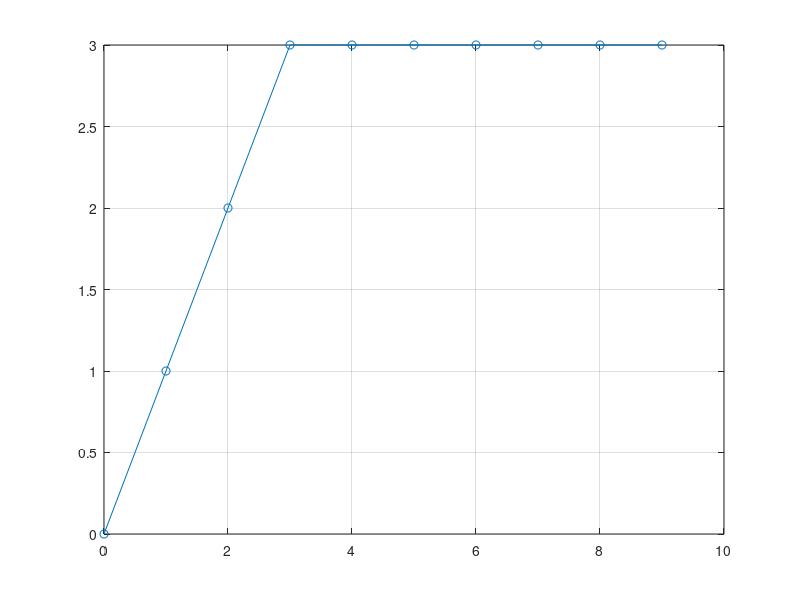

This chart was generated by the following MATLAB code: (Note: this script raises an error after producing the figure.)
clc
clear all
obs = [4.5, 0.5; 5.5,0.5];
point_ini = [0,0];
i = 1;
alpha = 1;
beta = 10;
point.layer(i).x(1) = point_ini(1);
point.layer(i).y(1) = point_ini(2);
end_length =10;
while i <end_length
    
    x = point.layer(i).x(1) + 1
    y_min = max(0, min(point.layer(i).y -1));
    y_max = min(5, max(point.layer(i).y + 1));
    temp = [];
    for j = 1:length(point.layer(i).x)
        for y = max(y_min, point.layer(i).y(1) - 1) : min(y_max, point.layer(i).y(1) + 1)
            cost = alpha * norm([1, (y - point.layer(i).y(1))]) + beta * abs(y-3);
            temp = [temp; [cost,x,y]];
        end
    end
    temp = sortrows(temp);
    i = i+1;
    for k = 1:size(temp,1)
        point.layer(i).x(k) = temp(k, 2);
        point.layer(i).y(k) = temp(k, 3);
    end
end

for i = 1: end_length
    plot_x(i) = point.layer(i).x(1);
    plot_y(i) = point.layer(i).y(1);
end

figure
plot(plot_x, plot_y,'-o')
grid on
path = [plot_x; plot_y]';
figure
for i = 0.25
    for j = 0.1
    alpha = i;
    beta = j;
    optPath=PathSmoothing(path,alpha, beta);
   
    plot(path(:,1),path(:,2),'*b');hold on;
    plot(optPath(:,1),optPath(:,2),'-or');hold on;
    axis([-1 7 -2 6])
    legend('Before','After');
    title('Path Smoothing');
    grid on;
    hold on;
    end
end
hold off


function optPath=PathSmoothing(path,alpha, beta)
optPath=path;%
torelance=0.00001;
change=torelance;
while abs(change)>=torelance 
    change=0;
    for ip=2:(length(path(:,1))-1) 
        prePath=optPath(ip,:);
        optPath(ip,:)=optPath(ip,:)-alpha*(optPath(ip,:)-path(ip,:));
        optPath(ip,:)=optPath(ip,:)-beta*(2*optPath(ip,:)-optPath(ip-1,:)-optPath(ip+1,:));
        change=change+norm(optPath(ip,:)-prePath);
    end
end
end
